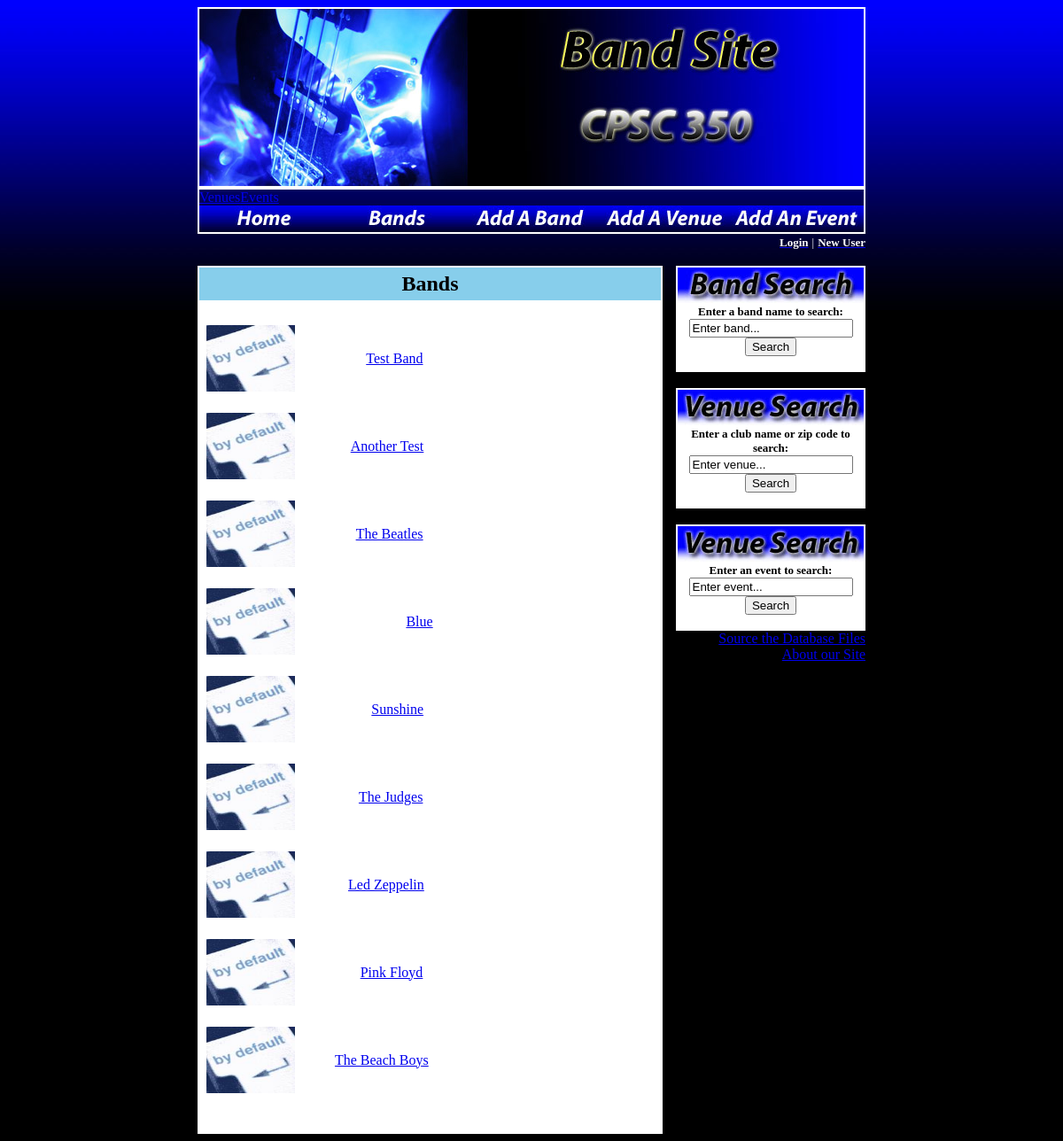
/index.php?page=band_list.php, run on an earlier commit of the app's database.
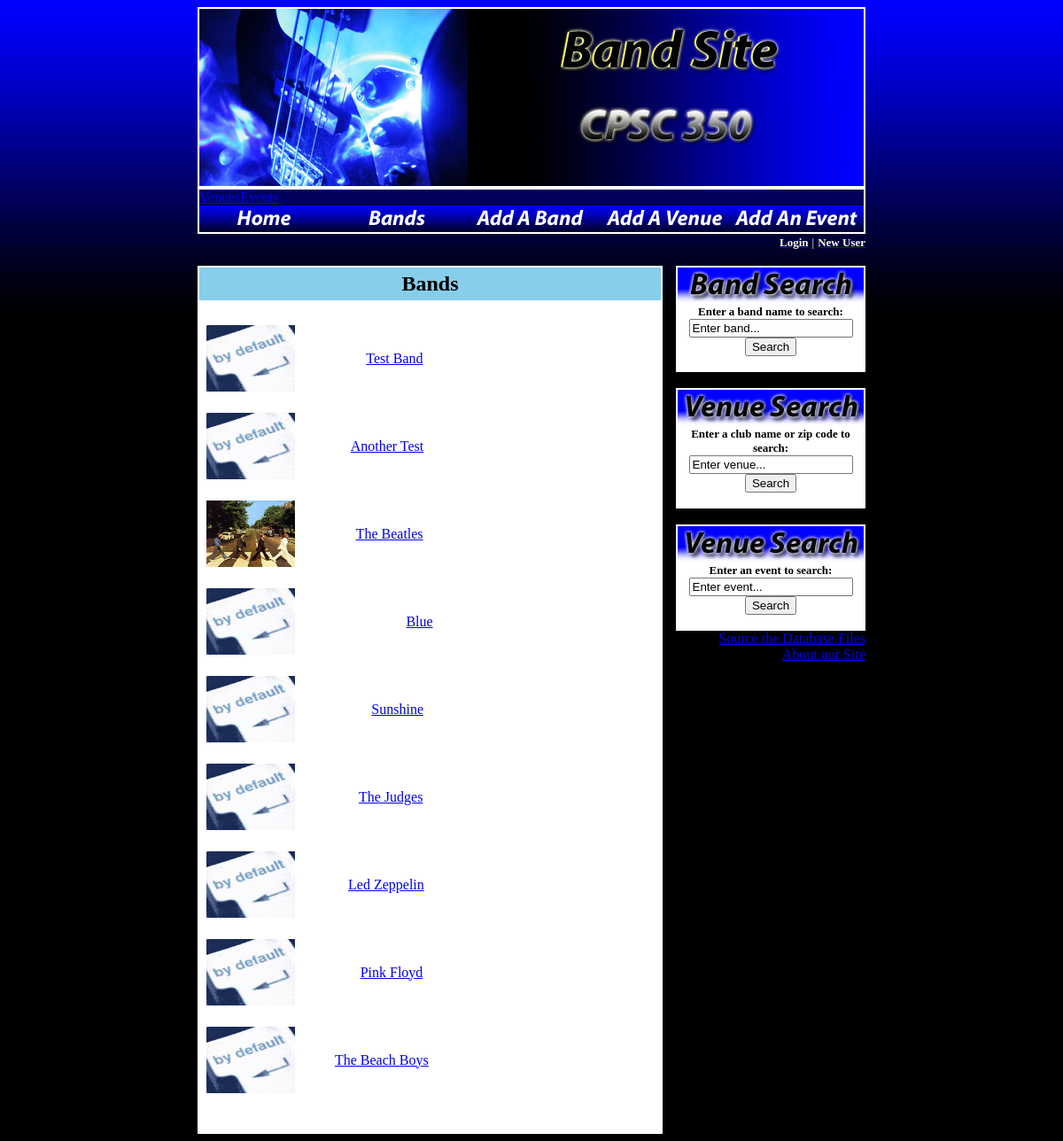
And on a later commit of the database.
### tables this page shows
CREATE TABLE IF NOT EXISTS `bandinfo` (
  `band_id` smallint(6) NOT NULL AUTO_INCREMENT,
  `name` varchar(50) NOT NULL,
  `street_address` varchar(50) NOT NULL,
  `city` varchar(25) NOT NULL,
  `state` varchar(2) NOT NULL,
  `image` varchar(25) NOT NULL DEFAULT "default.jpeg",
  `genre` varchar(100) NOT NULL,
  `about` blob,
  `members` varchar(100) NOT NULL,
  PRIMARY KEY (`band_id`)
);

### settings.php (called while the page is built, shortened)
<?php
$cellbg = "skyblue";
?>

### db_connect.php (called while the page is built, shortened)
<?php
$table = 'bandinfo';
?>

### band_list.php (the view, shortened to what this page needs)
<table border="1" bordercolor="white" cellpadding="5" cellspacing="0" width="100%">
<tr bgcolor="<?php echo($cellbg); ?>"><td align="center">
<font size="5" color="<?php echo($headingtext); ?>"><b>Bands</b></font>
</td></tr>
<tr bgcolor="white"><td align="left">
<?php include "db_connect.php" ?>
<div id="contents">
<?php
$query = "SELECT name, image, band_id FROM $table";
  $result = mysqli_query($db, $query)
   or die("Error 1 Querying Database");
  while($row = mysqli_fetch_array($result)) {
  	$name = $row['name'];
      $image = $row['image'];
	$id = $row['band_id'];
      echo "<table style = \"width: 300px;\"/></>";
	echo "<tr><td><img src =\"$image\" style = \"width: 100px; height: 75px;\"/></td>";
  	echo "<td><a href='index.php?page=bandpage.php&id=$id'>$name</a></td></tr><br/>";
}
?>
</table>
<br/>
<br />
</td></tr>

What changed in the data, as far as the page shows it:
changed bandinfo "The Beatles": image: picture added in place of a placeholder
